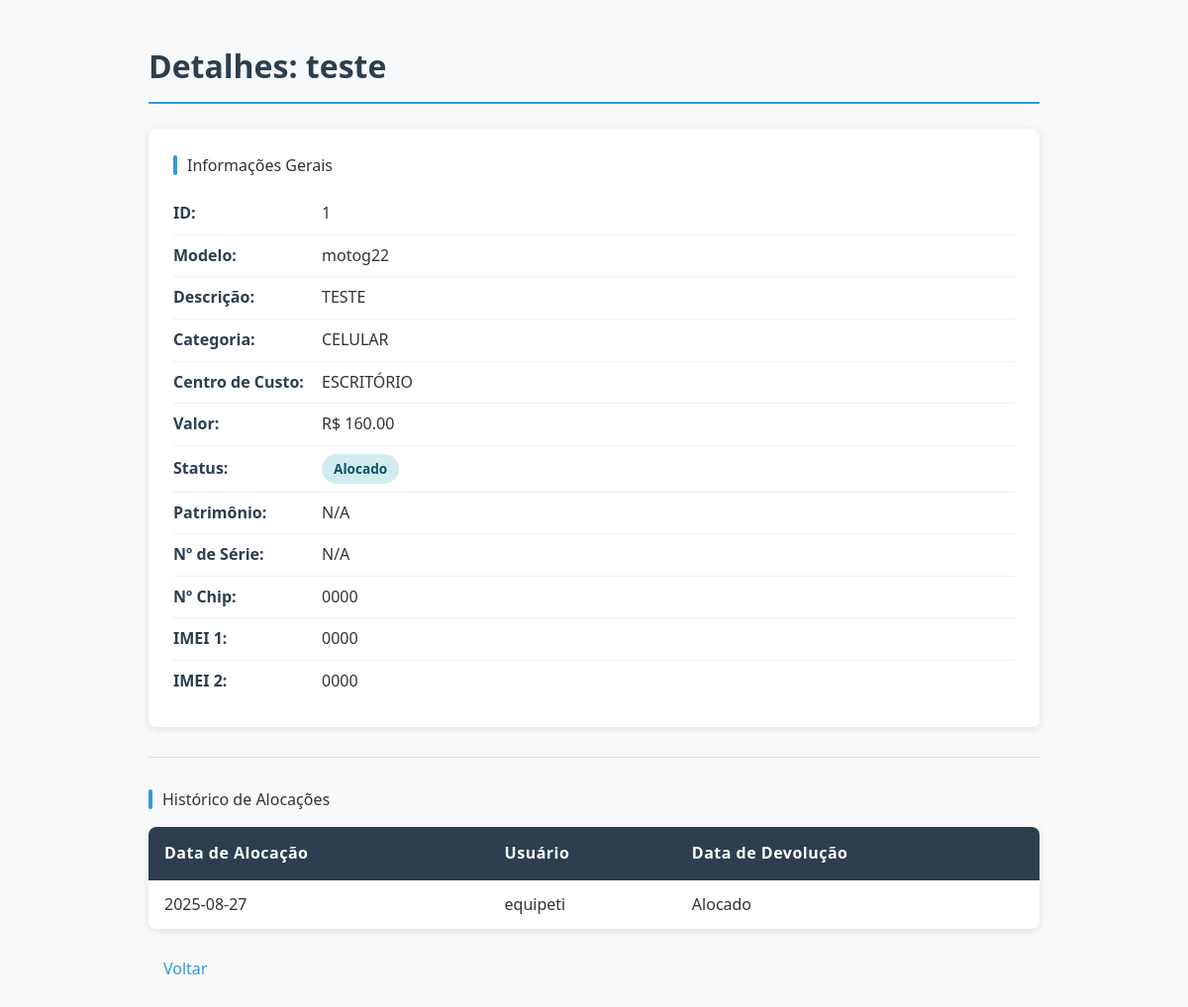
/ativo/1/detalhes (signed in), run on the app's committed database.
### tables this page shows
CREATE TABLE ativos (
                 id INTEGER PRIMARY KEY, nome TEXT NOT NULL, descricao TEXT, categoria_id INTEGER, 
                 centro_custo_id INTEGER, modelo TEXT, valor REAL, numero_serie TEXT, 
                 data_aquisicao DATE, status TEXT DEFAULT 'Disponivel', patrimonio TEXT, 
                 numero_chip TEXT, imei1 TEXT, imei2 TEXT,
                 FOREIGN KEY (categoria_id) REFERENCES categorias(id),
                 FOREIGN KEY (centro_custo_id) REFERENCES centros_custo(id));

CREATE TABLE categorias (id INTEGER PRIMARY KEY, nome TEXT NOT NULL UNIQUE);

CREATE TABLE centros_custo (id INTEGER PRIMARY KEY, nome TEXT NOT NULL UNIQUE);

CREATE TABLE historico_alocacoes (id INTEGER PRIMARY KEY, ativo_id INTEGER, usuario_id INTEGER, data_alocacao DATE, data_devolucao DATE,
                 FOREIGN KEY (ativo_id) REFERENCES ativos(id), FOREIGN KEY (usuario_id) REFERENCES usuarios(id));

CREATE TABLE usuarios (id INTEGER PRIMARY KEY, nome TEXT NOT NULL UNIQUE, departamento TEXT, password TEXT);

### gestor_ativos_ti.py (the view)
@app.route('/ativo/<int:id>/detalhes')
@login_required
def detalhes_ativo(id):
    ativo_query = """
        SELECT a.*, cat.nome as categoria, cc.nome as centro_custo
        FROM ativos a
        LEFT JOIN categorias cat ON a.categoria_id = cat.id
        LEFT JOIN centros_custo cc ON a.centro_custo_id = cc.id
        WHERE a.id = ?
    """
    historico_query = """
        SELECT h.data_alocacao, h.data_devolucao, u.nome as usuario
        FROM historico_alocacoes h JOIN usuarios u ON h.usuario_id = u.id
        WHERE h.ativo_id = ? ORDER BY h.data_alocacao DESC
    """
    return render_template('detalhes_ativo.html',
                           ativo=db_query(ativo_query, (id,), fetchone=True),
                           historico=db_query(historico_query, (id,)))

### gestor_ativos_ti.py (called while the page is built)
@login_manager.user_loader
def load_user(user_id):
    conn = sqlite3.connect('ativos_ti.db')
    c = conn.cursor()
    c.execute("SELECT id, nome FROM usuarios WHERE id = ?", (user_id,))
    user_data = c.fetchone()
    conn.close()
    if user_data:
        return User(id=user_data[0], nome=user_data[1])
    return None

def db_query(query, params=(), fetchone=False, commit=False):
    conn = sqlite3.connect('ativos_ti.db')
    conn.row_factory = sqlite3.Row
    c = conn.cursor()
    c.execute(query, params)
    result = c.fetchone() if fetchone else c.fetchall()
    if commit:
        conn.commit()
    conn.close()
    return result

### templates/detalhes_ativo.html (shortened to what this page needs)
<!DOCTYPE html>
<html>
<head>
</head>
<body>
    <h1>Detalhes: {{ ativo.nome }}</h1>
    <div class="details">
        <div class="section-title">Informações Gerais</div>
        <div class="info-row">
            <div class="info-label">ID:</div>
            <div class="info-value">{{ ativo.id }}</div>
        </div>
        <div class="info-row">
            <div class="info-label">Modelo:</div>
            <div class="info-value">{{ ativo.modelo or 'N/A' }}</div>
        </div>
        <div class="info-row">
            <div class="info-label">Descrição:</div>
            <div class="info-value">{{ ativo.descricao or 'N/A' }}</div>
        </div>
        <div class="info-row">
            <div class="info-label">Categoria:</div>
            <div class="info-value">{{ ativo.categoria }}</div>
        </div>
        <div class="info-row">
            <div class="info-label">Centro de Custo:</div>
            <div class="info-value">{{ ativo.centro_custo or 'N/A' }}</div>
        </div>
        <div class="info-row">
            <div class="info-label">Valor:</div>
            <div class="info-value">R$ {{ "%.2f"|format(ativo.valor|float) if ativo.valor else 'N/A' }}</div>
        </div>
        <div class="info-row">
            <div class="info-label">Status:</div>
            <div class="info-value">
                <span class="status-badge status-{{ ativo.status|lower|replace(' ', '-') }}">{{ ativo.status }}</span>
            </div>
        </div>
        <div class="info-row">
            <div class="info-label">Patrimônio:</div>
            <div class="info-value">{{ ativo.patrimonio or 'N/A' }}</div>
        </div>
        <div class="info-row">
            <div class="info-label">Nº de Série:</div>
            <div class="info-value">{{ ativo.numero_serie or 'N/A' }}</div>
        </div>
        {% if ativo.categoria and 'celular' in ativo.categoria|lower %}
        <div class="info-row">
            <div class="info-label">Nº Chip:</div>
            <div class="info-value">{{ ativo.numero_chip or 'N/A' }}</div>
        </div>
        <div class="info-row">
            <div class="info-label">IMEI 1:</div>
            <div class="info-value">{{ ativo.imei1 or 'N/A' }}</div>
        </div>
        <div class="info-row">
            <div class="info-label">IMEI 2:</div>
            <div class="info-value">{{ ativo.imei2 or 'N/A' }}</div>
        </div>
        {% endif %}
    </div>
    <hr>
    <div class="section-title">Histórico de Alocações</div>
    <table>
        <thead>
            <tr>
                <th>Data de Alocação</th>
                <th>Usuário</th>
                <th>Data de Devolução</th>
            </tr>
        </thead>
        <tbody>
        {% for registro in historico %}
            <tr>
                <td>{{ registro.data_alocacao }}</td>
                <td>{{ registro.usuario }}</td>
                <td>{{ registro.data_devolucao or 'Alocado' }}</td>
            </tr>
        {% else %}
            <tr>
                <td colspan="3" class="empty-state">Nenhum histórico de alocação para este ativo.</td>
            </tr>
        {% endfor %}
        </tbody>
    </table>
    <a href="{{ url_for('index') }}" class="back-link">Voltar</a>
</body>
</html>

### templates/detalhes_ativo.html (style rules this page uses)
:root { --primary-color: #2c3e50; --secondary-color: #3498db; --accent-color: #e74c3c; --light-bg: #f8f9fa; --border-color: #ddd; --hover-color: #e9ecef; --text-color: #333; --shadow: 0 2px 8px rgba(0, 0, 0, 0.1); }
body { font-family: 'Segoe UI', Tahoma, Geneva, Verdana, sans-serif; background-color: var(--light-bg); color: var(--text-color); padding: 20px; line-height: 1.6; max-width: 900px; margin: 0 auto; }
h1 { color: var(--primary-color); margin-bottom: 25px; padding-bottom: 10px; border-bottom: 2px solid var(--secondary-color); }
.details { background-color: white; border-radius: 8px; padding: 25px; margin-bottom: 30px; box-shadow: var(--shadow); }
.status-badge { display: inline-block; padding: 4px 12px; border-radius: 20px; font-size: 0.85rem; font-weight: 600; }
.status-alocado { background-color: #d1ecf1; color: #0c5460; }
table { border-collapse: collapse; width: 100%; background-color: white; border-radius: 8px; overflow: hidden; box-shadow: var(--shadow); }
th { background-color: var(--primary-color); color: white; padding: 14px 16px; text-align: left; font-weight: 600; letter-spacing: 0.5px; }
td { border-bottom: 1px solid var(--border-color); padding: 12px 16px; vertical-align: middle; }
tr:last-child td { border-bottom: none; }
.back-link { display: inline-block; margin-top: 20px; color: var(--secondary-color); text-decoration: none; font-weight: 500; padding: 8px 15px; border-radius: 4px; transition: all 0.3s; }
.info-row { display: flex; align-items: center; padding: 8px 0; border-bottom: 1px solid #f0f0f0; }
.info-row:last-child { border-bottom: none; }
.info-label { font-weight: 600; color: var(--primary-color); min-width: 150px; }
.info-value { flex: 1; }
.section-title { display: flex; align-items: center; margin-bottom: 15px; }
.section-title::before { content: ''; display: inline-block; width: 4px; height: 20px; background-color: var(--secondary-color); margin-right: 10px; border-radius: 2px; }
hr { border: none; height: 1px; background-color: var(--border-color); margin: 30px 0; }

### data on the page
ativos: nome "teste", id "1", modelo "motog22", descricao "TESTE", valor "160.00", status "Alocado", numero_chip "0000", imei1 "0000", imei2 "0000"
categorias: categoria "CELULAR"
centros_custo: nome "ESCRITÓRIO"
historico_alocacoes: data_alocacao "2025-08-27", usuario "equipeti", data_devolucao "Alocado"

### other printed values
{{ ativo.patrimonio or 'N/A' }} "N/A"
{{ ativo.numero_serie or 'N/A' }} "N/A"
